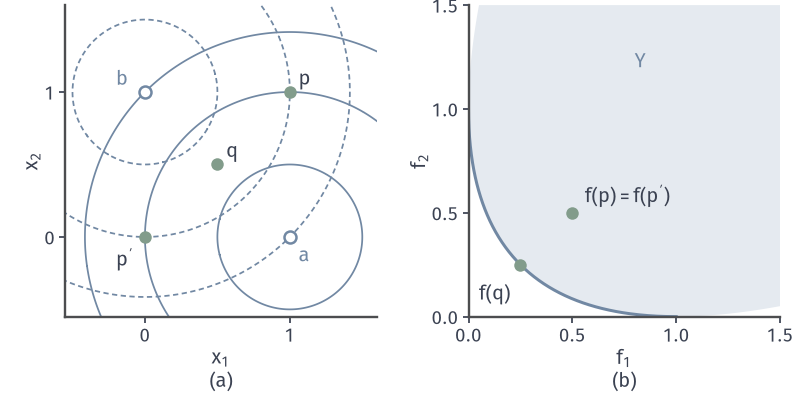

Write Python code to recreate this figure.
from pathlib import Path
import sys
sys.path.insert(0, str(Path(__file__).resolve().parents[1]/"moo-common"))
from moo_fig import *
HERE = Path(__file__).resolve().parent
# f1=||x-a||^2/2, f2=||x-b||^2/2, a=(1,0), b=(0,1): decision plane and its image.
fig, axes = figure(width_mm=112, height_mm=56, ncols=2)
panels(fig, .08, .985, .985, .2, .28)
ax = axes[0]; setup(ax, (-.55, 1.6), (-.55, 1.6), [0, 1], [0, 1], '$x_1$', '$x_2$', equal=True)
X, Y = np.meshgrid(np.linspace(-.6, 1.7, 300), np.linspace(-.6, 1.7, 300))
F1, F2 = f_iso(np.stack([X, Y], -1))
ax.contour(X, Y, F1, levels=[.125, .5, 1.], colors=BLUE, linewidths=.7)
ax.contour(X, Y, F2, levels=[.125, .5, 1.], colors=BLUE, linewidths=.7, linestyles=[(0, (3, 2))])
hollow(ax, A0, BLUE); hollow(ax, B0, BLUE)
ax.text(1.06, -.17, '$a$', color=BLUE); ax.text(-.2, 1.05, '$b$', color=BLUE)
P = [(1, 1), (0, 0), (.5, .5)]
for p, t, d in zip(P, ['$p$', "$p'$", '$q$'], [(.06, .05), (-.2, -.2), (.06, .05)]):
    dot(ax, p, GREEN); ax.text(p[0]+d[0], p[1]+d[1], t, color=INK)
ax = axes[1]; setup(ax, (0, 1.5), (0, 1.5), [0, .5, 1, 1.5], [0, .5, 1, 1.5], equal=True); iso_fill(ax, 1.5)
u, v = iso_front(); ax.plot(u, v, color=BLUE, lw=1.2, zorder=2)
dot(ax, (.5, .5), GREEN); dot(ax, (.25, .25), GREEN)
ax.text(.56, .55, "$f(p)=f(p')$", color=INK); ax.text(.05, .08, '$f(q)$', color=INK)
ax.text(.8, 1.2, '$Y$', color=BLUE, fontsize=8)
tags(fig, axes)
save(fig, HERE, 'figure', {'p': [1, 1], "p'": [0, 0], 'f(p)': f_iso([1, 1]).tolist(), 'f(q)': f_iso([.5, .5]).tolist()})
